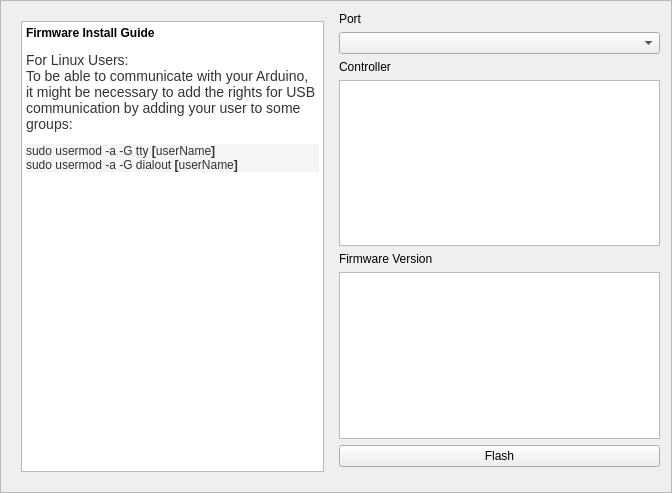
<?xml version="1.0" encoding="UTF-8"?>
<ui version="4.0">
 <class>FirmwareFlashFrame</class>
 <widget class="QFrame" name="FirmwareFlashFrame">
  <property name="geometry">
   <rect>
    <x>0</x>
    <y>0</y>
    <width>672</width>
    <height>493</height>
   </rect>
  </property>
  <property name="windowTitle">
   <string>Firmware Flashing Utility</string>
  </property>
  <property name="frameShape">
   <enum>QFrame::StyledPanel</enum>
  </property>
  <property name="frameShadow">
   <enum>QFrame::Raised</enum>
  </property>
  <layout class="QHBoxLayout" name="horizontalLayout">
   <item>
    <widget class="QWidget" name="widget" native="true">
     <layout class="QVBoxLayout" name="verticalLayout_2">
      <item>
       <widget class="QTextBrowser" name="textBrowser">
        <property name="html">
         <string notr="true">&lt;!DOCTYPE HTML PUBLIC &quot;-//W3C//DTD HTML 4.0//EN&quot; &quot;http://www.w3.org/TR/REC-html40/strict.dtd&quot;&gt;
&lt;html&gt;&lt;head&gt;&lt;meta name=&quot;qrichtext&quot; content=&quot;1&quot; /&gt;&lt;style type=&quot;text/css&quot;&gt;
p, li { white-space: pre-wrap; }
&lt;/style&gt;&lt;/head&gt;&lt;body style=&quot; font-family:'Sans Serif'; font-size:11pt; font-weight:400; font-style:normal;&quot;&gt;
&lt;p style=&quot; margin-top:18px; margin-bottom:12px; margin-left:0px; margin-right:0px; -qt-block-indent:0; text-indent:0px;&quot;&gt;&lt;span style=&quot; font-size:9pt; font-weight:600;&quot;&gt;Firmware Install Guide&lt;/span&gt;&lt;/p&gt;
&lt;p style=&quot; margin-top:12px; margin-bottom:12px; margin-left:0px; margin-right:0px; -qt-block-indent:0; text-indent:0px;&quot;&gt;&lt;span style=&quot; font-family:'Arial,sans-serif'; font-size:14px; color:#333333; background-color:#ffffff;&quot;&gt;For Linux Users:&lt;/span&gt;&lt;span style=&quot; font-family:'Arial,sans-serif'; font-size:14px; color:#333333;&quot;&gt; &lt;br /&gt;To be able to communicate with your Arduino, it might be necessary to add the rights for USB communication by adding your user to some groups:&lt;/span&gt;&lt;/p&gt;
&lt;p style=&quot; margin-top:0px; margin-bottom:0px; margin-left:0px; margin-right:0px; -qt-block-indent:0; text-indent:0px; background-color:#f5f5f5;&quot;&gt;&lt;span style=&quot; font-family:'Bitstream Vera Sans Mono,DejaVu Sans Mono,Monaco,Courier,monospace'; font-size:12px; color:#333333; background-color:#f5f5f5;&quot;&gt;sudo usermod -a -G tty &lt;/span&gt;&lt;span style=&quot; font-family:'Bitstream Vera Sans Mono,DejaVu Sans Mono,Monaco,Courier,monospace'; font-size:12px; font-weight:600; color:#333333;&quot;&gt;[&lt;/span&gt;&lt;span style=&quot; font-family:'Bitstream Vera Sans Mono,DejaVu Sans Mono,Monaco,Courier,monospace'; font-size:12px; color:#333333;&quot;&gt;userName&lt;/span&gt;&lt;span style=&quot; font-family:'Bitstream Vera Sans Mono,DejaVu Sans Mono,Monaco,Courier,monospace'; font-size:12px; font-weight:600; color:#333333;&quot;&gt;]&lt;/span&gt;&lt;/p&gt;
&lt;p style=&quot; margin-top:0px; margin-bottom:0px; margin-left:0px; margin-right:0px; -qt-block-indent:0; text-indent:0px; background-color:#f5f5f5;&quot;&gt;&lt;span style=&quot; font-family:'Bitstream Vera Sans Mono,DejaVu Sans Mono,Monaco,Courier,monospace'; font-size:12px; color:#333333;&quot;&gt;sudo usermod -a -G dialout &lt;/span&gt;&lt;span style=&quot; font-family:'Bitstream Vera Sans Mono,DejaVu Sans Mono,Monaco,Courier,monospace'; font-size:12px; font-weight:600; color:#333333;&quot;&gt;[&lt;/span&gt;&lt;span style=&quot; font-family:'Bitstream Vera Sans Mono,DejaVu Sans Mono,Monaco,Courier,monospace'; font-size:12px; color:#333333;&quot;&gt;userName&lt;/span&gt;&lt;span style=&quot; font-family:'Bitstream Vera Sans Mono,DejaVu Sans Mono,Monaco,Courier,monospace'; font-size:12px; font-weight:600; color:#333333;&quot;&gt;]&lt;/span&gt;&lt;/p&gt;
&lt;p style=&quot;-qt-paragraph-type:empty; margin-top:0px; margin-bottom:0px; margin-left:0px; margin-right:0px; -qt-block-indent:0; text-indent:0px; font-family:'Arial,sans-serif'; font-size:14px; color:#333333;&quot;&gt;&lt;br /&gt;&lt;/p&gt;&lt;/body&gt;&lt;/html&gt;</string>
        </property>
       </widget>
      </item>
     </layout>
    </widget>
   </item>
   <item>
    <layout class="QVBoxLayout" name="verticalLayout">
     <item>
      <widget class="QLabel" name="label_3">
       <property name="text">
        <string>Port</string>
       </property>
      </widget>
     </item>
     <item>
      <widget class="QComboBox" name="port_combo_box"/>
     </item>
     <item>
      <widget class="QLabel" name="label">
       <property name="text">
        <string>Controller</string>
       </property>
      </widget>
     </item>
     <item>
      <widget class="QListWidget" name="controller_list"/>
     </item>
     <item>
      <widget class="QLabel" name="label_2">
       <property name="text">
        <string>Firmware Version</string>
       </property>
      </widget>
     </item>
     <item>
      <widget class="QListWidget" name="firmware_list"/>
     </item>
     <item>
      <widget class="QPushButton" name="flash_firmware">
       <property name="text">
        <string>Flash</string>
       </property>
      </widget>
     </item>
     <item>
      <spacer name="verticalSpacer">
       <property name="orientation">
        <enum>Qt::Vertical</enum>
       </property>
       <property name="sizeHint" stdset="0">
        <size>
         <width>20</width>
         <height>40</height>
        </size>
       </property>
      </spacer>
     </item>
    </layout>
   </item>
  </layout>
 </widget>
 <resources/>
 <connections/>
</ui>
